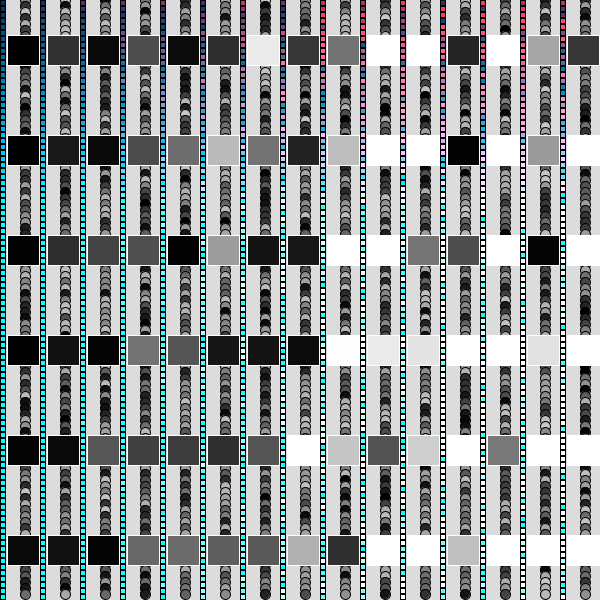
Frame 1 (no input)
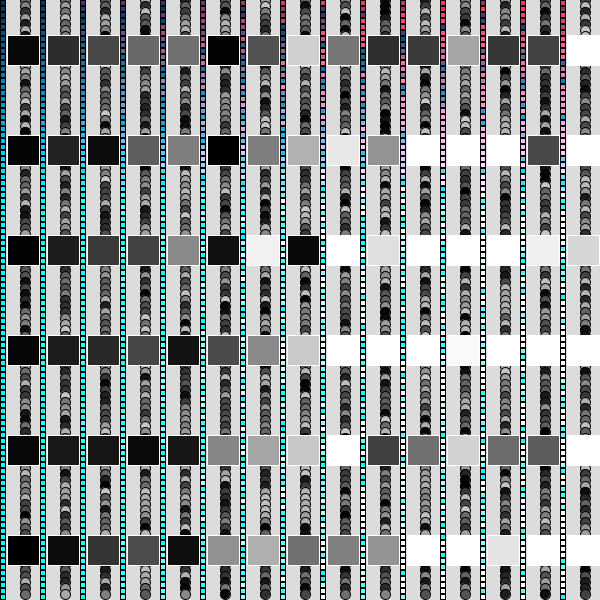
Frame 60 (the mouse pressed at the canvas centre just before this capture)
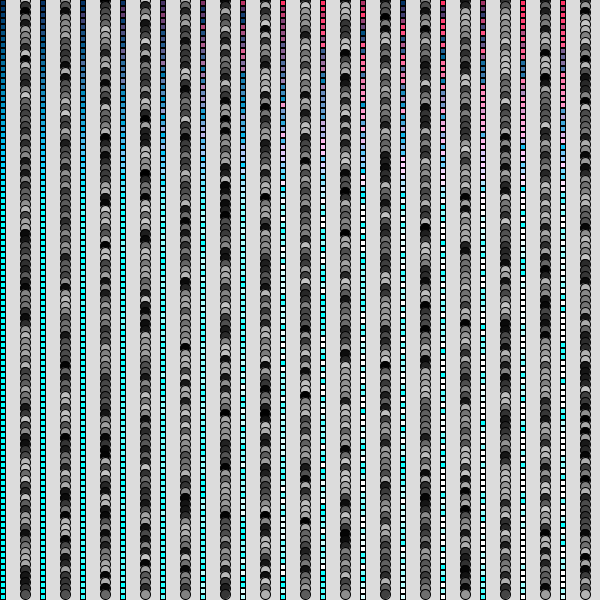
Frame 120 (the mouse held since frame 60 and released just before this capture)

The Processing sketch that drew these frames (run headless with seeded random() and noise(); from frame 60 on, the mouse is pressed at the canvas centre):

// Processing sketch: processing_40009
// ── processing_40009.pde


void setup(){

  size(600,600);
}

void draw(){
  background(220);
  for(int i=0; i<width;  i=i+40){
    for(int y=0; y<height; y=y+6){
      stroke(0);
      fill(random(i),y+50,y+100);
      rect(i,y,5,5);
      fill(random(200));
      ellipse(i+25,y,10,10);
    }
    //if mouseX<150, then rect appear
     if(mouseX<150){
       for(int r=0; r<width; r=r+40){
         for(int h=0;h<height; h=h+100){
           smooth();
           stroke(255);
        fill(random(r+10));
      rect(r+7,h+35,32,30);
       }
      
     }
  }
 
  }
}
